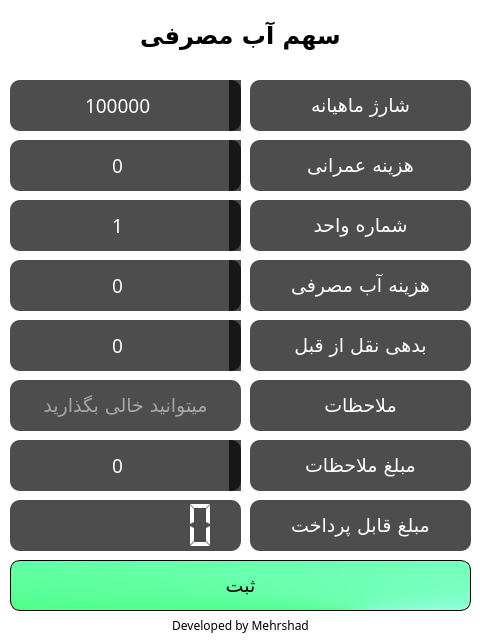
<?xml version="1.0" encoding="UTF-8"?>
<ui version="4.0">
 <class>sharj</class>
 <widget class="QWidget" name="sharj">
  <property name="geometry">
   <rect>
    <x>0</x>
    <y>0</y>
    <width>480</width>
    <height>640</height>
   </rect>
  </property>
  <property name="minimumSize">
   <size>
    <width>480</width>
    <height>640</height>
   </size>
  </property>
  <property name="maximumSize">
   <size>
    <width>480</width>
    <height>640</height>
   </size>
  </property>
  <property name="font">
   <font>
    <family>Mikhak Medium</family>
    <pointsize>14</pointsize>
   </font>
  </property>
  <property name="cursor">
   <cursorShape>ArrowCursor</cursorShape>
  </property>
  <property name="windowTitle">
   <string>Form</string>
  </property>
  <property name="windowIcon">
   <iconset resource="Apart11.qrc">
    <normaloff>:/pics/.Images/Icon/euro.png</normaloff>:/pics/.Images/Icon/euro.png</iconset>
  </property>
  <property name="styleSheet">
   <string notr="true">background-color:white;</string>
  </property>
  <widget class="QLabel" name="label">
   <property name="geometry">
    <rect>
     <x>70</x>
     <y>10</y>
     <width>341</width>
     <height>51</height>
    </rect>
   </property>
   <property name="font">
    <font>
     <family>Mikhak Medium</family>
     <pointsize>18</pointsize>
     <weight>75</weight>
     <bold>true</bold>
     <underline>false</underline>
    </font>
   </property>
   <property name="styleSheet">
    <string notr="true">color:black</string>
   </property>
   <property name="text">
    <string>سهم آب مصرفی</string>
   </property>
   <property name="alignment">
    <set>Qt::AlignCenter</set>
   </property>
  </widget>
  <widget class="QLabel" name="label_2">
   <property name="geometry">
    <rect>
     <x>20</x>
     <y>615</y>
     <width>441</width>
     <height>21</height>
    </rect>
   </property>
   <property name="font">
    <font>
     <family>Mikhak Medium</family>
     <pointsize>9</pointsize>
     <underline>false</underline>
    </font>
   </property>
   <property name="styleSheet">
    <string notr="true">color:black</string>
   </property>
   <property name="text">
    <string>Developed by Mehrshad</string>
   </property>
   <property name="alignment">
    <set>Qt::AlignCenter</set>
   </property>
  </widget>
  <widget class="QPushButton" name="ButtSettings">
   <property name="geometry">
    <rect>
     <x>420</x>
     <y>10</y>
     <width>51</width>
     <height>51</height>
    </rect>
   </property>
   <property name="font">
    <font>
     <pointsize>30</pointsize>
    </font>
   </property>
   <property name="cursor">
    <cursorShape>PointingHandCursor</cursorShape>
   </property>
   <property name="whatsThis">
    <string>&lt;html&gt;&lt;head/&gt;&lt;body&gt;&lt;p align=&quot;center&quot;&gt;تنظیمات&lt;/p&gt;&lt;/body&gt;&lt;/html&gt;</string>
   </property>
   <property name="styleSheet">
    <string notr="true">border-radius:10px</string>
   </property>
   <property name="text">
    <string/>
   </property>
   <property name="icon">
    <iconset resource="Apart11.qrc">
     <normaloff>:/pics/.Images/Icon/settings.png</normaloff>:/pics/.Images/Icon/settings.png</iconset>
   </property>
   <property name="iconSize">
    <size>
     <width>48</width>
     <height>48</height>
    </size>
   </property>
  </widget>
  <widget class="QPushButton" name="ButtBack">
   <property name="geometry">
    <rect>
     <x>10</x>
     <y>10</y>
     <width>51</width>
     <height>51</height>
    </rect>
   </property>
   <property name="font">
    <font>
     <pointsize>30</pointsize>
    </font>
   </property>
   <property name="cursor">
    <cursorShape>PointingHandCursor</cursorShape>
   </property>
   <property name="whatsThis">
    <string>&lt;html&gt;&lt;head/&gt;&lt;body&gt;&lt;p align=&quot;center&quot;&gt;بازگشت&lt;/p&gt;&lt;/body&gt;&lt;/html&gt;</string>
   </property>
   <property name="styleSheet">
    <string notr="true">border-radius:10px</string>
   </property>
   <property name="text">
    <string/>
   </property>
   <property name="icon">
    <iconset resource="Apart11.qrc">
     <normaloff>:/pics/.Images/Icon/back.png</normaloff>:/pics/.Images/Icon/back.png</iconset>
   </property>
   <property name="iconSize">
    <size>
     <width>48</width>
     <height>48</height>
    </size>
   </property>
  </widget>
  <widget class="QLabel" name="label_3">
   <property name="geometry">
    <rect>
     <x>250</x>
     <y>80</y>
     <width>221</width>
     <height>51</height>
    </rect>
   </property>
   <property name="font">
    <font>
     <family>Mikhak Medium</family>
     <pointsize>14</pointsize>
    </font>
   </property>
   <property name="styleSheet">
    <string notr="true">background-color: rgba(0,0,0,0.7);
border: 0px solid white;
color:white;
border-radius: 10px</string>
   </property>
   <property name="text">
    <string>شارژ ماهیانه</string>
   </property>
   <property name="alignment">
    <set>Qt::AlignCenter</set>
   </property>
  </widget>
  <widget class="QLabel" name="label_4">
   <property name="geometry">
    <rect>
     <x>250</x>
     <y>200</y>
     <width>221</width>
     <height>51</height>
    </rect>
   </property>
   <property name="font">
    <font>
     <family>Mikhak Medium</family>
     <pointsize>14</pointsize>
    </font>
   </property>
   <property name="styleSheet">
    <string notr="true">background-color: rgba(0,0,0,0.7);
border: 0px solid white;
color:white;
border-radius: 10px</string>
   </property>
   <property name="text">
    <string>شماره واحد</string>
   </property>
   <property name="alignment">
    <set>Qt::AlignCenter</set>
   </property>
  </widget>
  <widget class="QSpinBox" name="spinBoxHazinAb">
   <property name="geometry">
    <rect>
     <x>10</x>
     <y>260</y>
     <width>231</width>
     <height>51</height>
    </rect>
   </property>
   <property name="font">
    <font>
     <family>Mikhak Medium</family>
     <pointsize>14</pointsize>
     <weight>50</weight>
     <bold>false</bold>
    </font>
   </property>
   <property name="cursor">
    <cursorShape>PointingHandCursor</cursorShape>
   </property>
   <property name="styleSheet">
    <string notr="true">background-color: rgba(0,0,0,0.7);
border: 0px solid white;
color:white;
border-radius: 10px</string>
   </property>
   <property name="frame">
    <bool>false</bool>
   </property>
   <property name="alignment">
    <set>Qt::AlignCenter</set>
   </property>
   <property name="readOnly">
    <bool>false</bool>
   </property>
   <property name="maximum">
    <number>999999999</number>
   </property>
   <property name="singleStep">
    <number>1</number>
   </property>
  </widget>
  <widget class="QLabel" name="label_5">
   <property name="geometry">
    <rect>
     <x>250</x>
     <y>320</y>
     <width>221</width>
     <height>51</height>
    </rect>
   </property>
   <property name="font">
    <font>
     <family>Mikhak Medium</family>
     <pointsize>14</pointsize>
    </font>
   </property>
   <property name="styleSheet">
    <string notr="true">background-color: rgba(0,0,0,0.7);
border: 0px solid white;
color:white;
border-radius: 10px</string>
   </property>
   <property name="text">
    <string>بدهی نقل از قبل</string>
   </property>
   <property name="alignment">
    <set>Qt::AlignCenter</set>
   </property>
  </widget>
  <widget class="QPushButton" name="ButtSabt">
   <property name="geometry">
    <rect>
     <x>10</x>
     <y>560</y>
     <width>461</width>
     <height>51</height>
    </rect>
   </property>
   <property name="font">
    <font>
     <family>Mikhak Medium</family>
     <pointsize>14</pointsize>
    </font>
   </property>
   <property name="cursor">
    <cursorShape>PointingHandCursor</cursorShape>
   </property>
   <property name="styleSheet">
    <string notr="true">QPushButton{
background-color: qconicalgradient(cx:0.756, cy:1, angle:296.3, stop:0 rgba(170, 255, 255, 255), stop:0.931818 rgba(45, 255, 95, 255), stop:1 rgba(255, 255, 255, 255));
border: 1px solid black;
color:black;
border-radius: 10px}
QPushButton:hover{
color:white;}</string>
   </property>
   <property name="text">
    <string>ثبت</string>
   </property>
  </widget>
  <widget class="QSpinBox" name="spinBoxSharj">
   <property name="geometry">
    <rect>
     <x>10</x>
     <y>80</y>
     <width>231</width>
     <height>51</height>
    </rect>
   </property>
   <property name="font">
    <font>
     <family>Mikhak Medium</family>
     <pointsize>14</pointsize>
     <weight>50</weight>
     <bold>false</bold>
    </font>
   </property>
   <property name="cursor">
    <cursorShape>PointingHandCursor</cursorShape>
   </property>
   <property name="styleSheet">
    <string notr="true">background-color: rgba(0,0,0,0.7);
border: 0px solid white;
color:white;
border-radius: 10px</string>
   </property>
   <property name="frame">
    <bool>false</bool>
   </property>
   <property name="alignment">
    <set>Qt::AlignCenter</set>
   </property>
   <property name="readOnly">
    <bool>false</bool>
   </property>
   <property name="maximum">
    <number>999999999</number>
   </property>
   <property name="singleStep">
    <number>100</number>
   </property>
   <property name="value">
    <number>400000</number>
   </property>
  </widget>
  <widget class="QLabel" name="label_6">
   <property name="geometry">
    <rect>
     <x>250</x>
     <y>260</y>
     <width>221</width>
     <height>51</height>
    </rect>
   </property>
   <property name="font">
    <font>
     <family>Mikhak Medium</family>
     <pointsize>14</pointsize>
    </font>
   </property>
   <property name="styleSheet">
    <string notr="true">background-color: rgba(0,0,0,0.7);
border: 0px solid white;
color:white;
border-radius: 10px</string>
   </property>
   <property name="text">
    <string>هزینه آب مصرفی</string>
   </property>
   <property name="alignment">
    <set>Qt::AlignCenter</set>
   </property>
  </widget>
  <widget class="QSpinBox" name="spinBoxVahed">
   <property name="geometry">
    <rect>
     <x>10</x>
     <y>200</y>
     <width>231</width>
     <height>51</height>
    </rect>
   </property>
   <property name="font">
    <font>
     <family>Mikhak Medium</family>
     <pointsize>14</pointsize>
     <weight>50</weight>
     <bold>false</bold>
    </font>
   </property>
   <property name="cursor">
    <cursorShape>PointingHandCursor</cursorShape>
   </property>
   <property name="styleSheet">
    <string notr="true">background-color: rgba(0,0,0,0.7);
border: 0px solid white;
color:white;
border-radius: 10px</string>
   </property>
   <property name="frame">
    <bool>false</bool>
   </property>
   <property name="alignment">
    <set>Qt::AlignCenter</set>
   </property>
   <property name="readOnly">
    <bool>false</bool>
   </property>
   <property name="minimum">
    <number>1</number>
   </property>
   <property name="maximum">
    <number>13</number>
   </property>
   <property name="singleStep">
    <number>1</number>
   </property>
  </widget>
  <widget class="QLabel" name="label_7">
   <property name="geometry">
    <rect>
     <x>250</x>
     <y>380</y>
     <width>221</width>
     <height>51</height>
    </rect>
   </property>
   <property name="font">
    <font>
     <family>Mikhak Medium</family>
     <pointsize>14</pointsize>
    </font>
   </property>
   <property name="styleSheet">
    <string notr="true">background-color: rgba(0,0,0,0.7);
border: 0px solid white;
color:white;
border-radius: 10px</string>
   </property>
   <property name="text">
    <string>ملاحظات</string>
   </property>
   <property name="alignment">
    <set>Qt::AlignCenter</set>
   </property>
  </widget>
  <widget class="QLCDNumber" name="lcdNumberMablagh">
   <property name="geometry">
    <rect>
     <x>10</x>
     <y>500</y>
     <width>231</width>
     <height>51</height>
    </rect>
   </property>
   <property name="cursor">
    <cursorShape>IBeamCursor</cursorShape>
   </property>
   <property name="layoutDirection">
    <enum>Qt::LeftToRight</enum>
   </property>
   <property name="styleSheet">
    <string notr="true">background-color: rgba(0,0,0,0.7);
border: 0px solid white;
color:white;
border-radius: 10px</string>
   </property>
   <property name="digitCount">
    <number>7</number>
   </property>
   <property name="segmentStyle">
    <enum>QLCDNumber::Flat</enum>
   </property>
   <property name="intValue" stdset="0">
    <number>0</number>
   </property>
  </widget>
  <widget class="QLabel" name="label_8">
   <property name="geometry">
    <rect>
     <x>250</x>
     <y>440</y>
     <width>221</width>
     <height>51</height>
    </rect>
   </property>
   <property name="font">
    <font>
     <family>Mikhak Medium</family>
     <pointsize>14</pointsize>
    </font>
   </property>
   <property name="styleSheet">
    <string notr="true">background-color: rgba(0,0,0,0.7);
border: 0px solid white;
color:white;
border-radius: 10px</string>
   </property>
   <property name="text">
    <string>مبلغ ملاحظات</string>
   </property>
   <property name="alignment">
    <set>Qt::AlignCenter</set>
   </property>
  </widget>
  <widget class="QLabel" name="label_9">
   <property name="geometry">
    <rect>
     <x>250</x>
     <y>140</y>
     <width>221</width>
     <height>51</height>
    </rect>
   </property>
   <property name="font">
    <font>
     <family>Mikhak Medium</family>
     <pointsize>14</pointsize>
    </font>
   </property>
   <property name="styleSheet">
    <string notr="true">background-color: rgba(0,0,0,0.7);
border: 0px solid white;
color:white;
border-radius: 10px</string>
   </property>
   <property name="text">
    <string>هزینه عمرانی</string>
   </property>
   <property name="alignment">
    <set>Qt::AlignCenter</set>
   </property>
  </widget>
  <widget class="QSpinBox" name="spinBoxOmrani">
   <property name="geometry">
    <rect>
     <x>10</x>
     <y>140</y>
     <width>231</width>
     <height>51</height>
    </rect>
   </property>
   <property name="font">
    <font>
     <family>Mikhak Medium</family>
     <pointsize>14</pointsize>
     <weight>50</weight>
     <bold>false</bold>
    </font>
   </property>
   <property name="cursor">
    <cursorShape>PointingHandCursor</cursorShape>
   </property>
   <property name="styleSheet">
    <string notr="true">background-color: rgba(0,0,0,0.7);
border: 0px solid white;
color:white;
border-radius: 10px</string>
   </property>
   <property name="frame">
    <bool>false</bool>
   </property>
   <property name="alignment">
    <set>Qt::AlignCenter</set>
   </property>
   <property name="readOnly">
    <bool>false</bool>
   </property>
   <property name="maximum">
    <number>999999999</number>
   </property>
   <property name="singleStep">
    <number>100</number>
   </property>
   <property name="value">
    <number>0</number>
   </property>
  </widget>
  <widget class="QLabel" name="label_10">
   <property name="geometry">
    <rect>
     <x>250</x>
     <y>500</y>
     <width>221</width>
     <height>51</height>
    </rect>
   </property>
   <property name="font">
    <font>
     <family>Mikhak Medium</family>
     <pointsize>14</pointsize>
    </font>
   </property>
   <property name="styleSheet">
    <string notr="true">background-color: rgba(0,0,0,0.7);
border: 0px solid white;
color:white;
border-radius: 10px</string>
   </property>
   <property name="text">
    <string>مبلغ قابل پرداخت</string>
   </property>
   <property name="alignment">
    <set>Qt::AlignCenter</set>
   </property>
  </widget>
  <widget class="QSpinBox" name="spinBoxBedehi">
   <property name="geometry">
    <rect>
     <x>10</x>
     <y>320</y>
     <width>231</width>
     <height>51</height>
    </rect>
   </property>
   <property name="font">
    <font>
     <family>Mikhak Medium</family>
     <pointsize>14</pointsize>
     <weight>50</weight>
     <bold>false</bold>
    </font>
   </property>
   <property name="cursor">
    <cursorShape>PointingHandCursor</cursorShape>
   </property>
   <property name="styleSheet">
    <string notr="true">background-color: rgba(0,0,0,0.7);
border: 0px solid white;
color:white;
border-radius: 10px</string>
   </property>
   <property name="frame">
    <bool>false</bool>
   </property>
   <property name="alignment">
    <set>Qt::AlignCenter</set>
   </property>
   <property name="readOnly">
    <bool>false</bool>
   </property>
   <property name="maximum">
    <number>999999999</number>
   </property>
   <property name="singleStep">
    <number>100</number>
   </property>
   <property name="value">
    <number>0</number>
   </property>
  </widget>
  <widget class="QSpinBox" name="spinBoxMolahezat">
   <property name="geometry">
    <rect>
     <x>10</x>
     <y>440</y>
     <width>231</width>
     <height>51</height>
    </rect>
   </property>
   <property name="font">
    <font>
     <family>Mikhak Medium</family>
     <pointsize>14</pointsize>
     <weight>50</weight>
     <bold>false</bold>
    </font>
   </property>
   <property name="cursor">
    <cursorShape>PointingHandCursor</cursorShape>
   </property>
   <property name="styleSheet">
    <string notr="true">background-color: rgba(0,0,0,0.7);
border: 0px solid white;
color:white;
border-radius: 10px</string>
   </property>
   <property name="frame">
    <bool>false</bool>
   </property>
   <property name="alignment">
    <set>Qt::AlignCenter</set>
   </property>
   <property name="readOnly">
    <bool>false</bool>
   </property>
   <property name="minimum">
    <number>-999999999</number>
   </property>
   <property name="maximum">
    <number>999999999</number>
   </property>
   <property name="singleStep">
    <number>100</number>
   </property>
   <property name="value">
    <number>0</number>
   </property>
  </widget>
  <widget class="QLineEdit" name="lineEditMolahezat">
   <property name="geometry">
    <rect>
     <x>10</x>
     <y>380</y>
     <width>231</width>
     <height>51</height>
    </rect>
   </property>
   <property name="font">
    <font>
     <family>Mikhak Medium</family>
     <pointsize>14</pointsize>
    </font>
   </property>
   <property name="layoutDirection">
    <enum>Qt::RightToLeft</enum>
   </property>
   <property name="styleSheet">
    <string notr="true">background-color: rgba(0,0,0,0.7);
border: 0px solid white;
color:white;
border-radius: 10px</string>
   </property>
   <property name="locale">
    <locale language="Persian" country="Iran"/>
   </property>
   <property name="maxLength">
    <number>50</number>
   </property>
   <property name="alignment">
    <set>Qt::AlignCenter</set>
   </property>
   <property name="placeholderText">
    <string>میتوانید خالی بگذارید</string>
   </property>
   <property name="clearButtonEnabled">
    <bool>true</bool>
   </property>
  </widget>
  <zorder>label_3</zorder>
  <zorder>label_2</zorder>
  <zorder>label</zorder>
  <zorder>ButtSettings</zorder>
  <zorder>ButtBack</zorder>
  <zorder>label_4</zorder>
  <zorder>spinBoxHazinAb</zorder>
  <zorder>label_5</zorder>
  <zorder>ButtSabt</zorder>
  <zorder>spinBoxSharj</zorder>
  <zorder>label_6</zorder>
  <zorder>spinBoxVahed</zorder>
  <zorder>label_7</zorder>
  <zorder>lcdNumberMablagh</zorder>
  <zorder>label_8</zorder>
  <zorder>label_9</zorder>
  <zorder>spinBoxOmrani</zorder>
  <zorder>label_10</zorder>
  <zorder>spinBoxBedehi</zorder>
  <zorder>spinBoxMolahezat</zorder>
  <zorder>lineEditMolahezat</zorder>
 </widget>
 <tabstops>
  <tabstop>spinBoxSharj</tabstop>
  <tabstop>spinBoxOmrani</tabstop>
  <tabstop>spinBoxVahed</tabstop>
  <tabstop>spinBoxHazinAb</tabstop>
  <tabstop>spinBoxBedehi</tabstop>
  <tabstop>lineEditMolahezat</tabstop>
  <tabstop>spinBoxMolahezat</tabstop>
  <tabstop>ButtSabt</tabstop>
  <tabstop>ButtBack</tabstop>
  <tabstop>ButtSettings</tabstop>
 </tabstops>
 <resources>
  <include location="Apart11.qrc"/>
 </resources>
 <connections/>
</ui>
